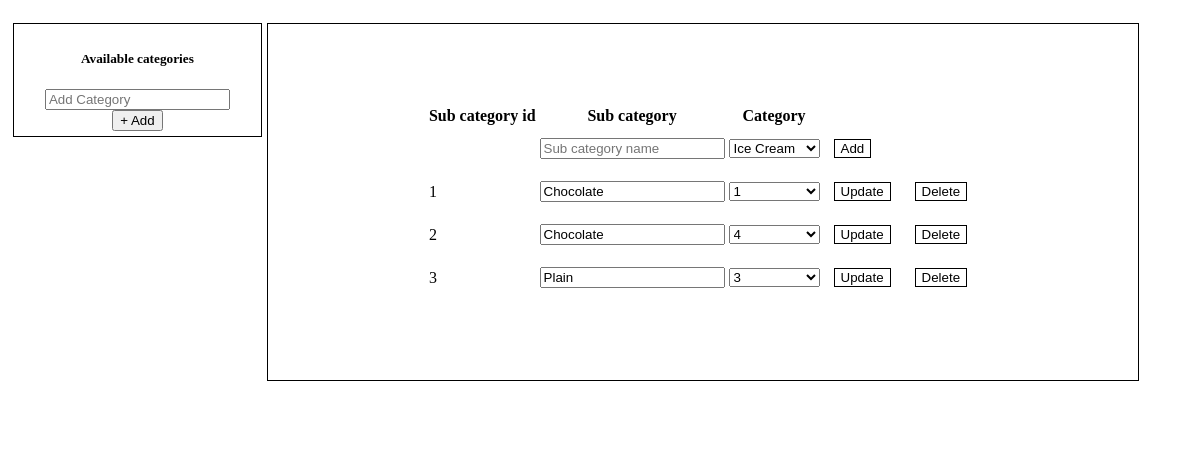
Page /Manaage_categories.php on the committed database.
### tables this page shows
CREATE TABLE `t_subcategories` (
  `subcategory_id` int(11) NOT NULL,
  `subcategory_name` varchar(25) NOT NULL,
  `category` varchar(30) NOT NULL,
  `is_deleted` int(11) NOT NULL
);

### Manaage_categories.php (the view, shortened to what this page needs)
<!DOCTYPE html>
<html lang="en">
<head>
</head>
<body>
<div class="row">
    <center>
      <div class="CategoriesHolder" >
          <h5>Available categories</h5>
          <div>
              <form action="functions/AddCategory.php" method="POST">
                  <input id="Category" name="Category" placeholder="Add Category">
                  <button type="submit">+ Add</button>
              </form>
          </div>
      </div>
    </center>
<center>
  <div class="Main">
      <table>
          <tr>
              <th>Sub category id</th>
              <th>Sub category</th>
              <th>Category</th>
          </tr>
          <form class="NewSubCategory" method="POST" action='functions/AddSubcategory.php'>
          <tr>
               <td></td>
               <td><input placeholder="Sub category name" name="Sub_Category"></td>
               <td>
               <select name='Category'>
              <?php
              $conn = mysqli_connect("localhost", "root", "", "candy_rush");
              $sql="SELECT `category_id`, `category_name`, `is_deleted` FROM `t_categories`;";
              $result = mysqli_query($conn, $sql);
              $TotalRows=mysqli_num_rows($result);
              if( 0<$TotalRows){
              while($row = $result->fetch_assoc()) {
              echo "<option value=".$row['category_id'].">".$row['category_name']."</option>";
              }
              }
              else{
              echo "0 results";
              }
              ?>
              </select>
                  </td>
                  <td><button>Add</button></td>
              </tr>
          </form>
          <?php
				$conn = mysqli_connect("localhost", "root", "", "candy_rush");
				$sql="SELECT `subcategory_id`, `subcategory_name`, `category`, `is_deleted` FROM `t_subcategories` where `is_deleted`=0;";
				$result = mysqli_query($conn, $sql);
				$TotalRows=mysqli_num_rows($result);
				if( 0<$TotalRows){
				while($row = $result->fetch_assoc()) {
					echo "<tr>
					<form method='POST' action='functions/UpdateSubcategory.php' >
					<td>".$row['subcategory_id']."</td>
					<input style='display:none;' name='Id' value='".$row['subcategory_id']."'>
					<td><input name='name' value=".$row['subcategory_name']."></td>
					<td>
					<select name='category'>";
						echo "<option value='".$row['category']."'>".$row['category']."</option>";
					echo "</select>
					</td>
					<td><button type='submit'>Update</button></td>
					</form>
					<td><button>Delete</button></td>
					</tr>";
				}
				}
              else{
              echo "0 results";
              }
              ?>
      </table>
  </div>
</center>
</div>
</body>
</html>

### Manaage_categories.php (style rules this page uses)
.CategoriesHolder { float: left; width: 20%; background-color:white; padding:5px; margin:5px; margin-top:15px; border:10px; border:solid 1px black;; }
.Main { margin-top:15px; float: left; width: 60%; padding-left:80px; padding-right:80px; padding-top:80px; padding-bottom:80px; background-color:white; border:solid 1px black;; margin-bottom:60px; overflow: scroll; white-space: nowrap; }
.Main button { margin:10px; background-color:white; border-color:black; color:black; border:solid 0.2px black;; }
.row:after { content: ""; display: table; clear: both; }
td { margin:5px; }

### rows in the picture
t_subcategories: subcategory_id "1", name "Chocolate", category "1"
t_subcategories: subcategory_id "2", name "Chocolate", category "4"
t_subcategories: subcategory_id "3", name "Plain", category "3"

### other values in the picture
form field Category "Ice Cream"
